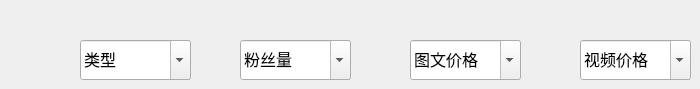
          <widget class="QWidget" name="page_fuzzySearch">
           <widget class="QComboBox" name="cbx_fans">
            <property name="geometry">
             <rect>
              <x>240</x>
              <y>40</y>
              <width>111</width>
              <height>40</height>
             </rect>
            </property>
            <property name="font">
             <font>
              <family>幼圆</family>
              <pointsize>12</pointsize>
             </font>
            </property>
            <property name="cursor">
             <cursorShape>PointingHandCursor</cursorShape>
            </property>
            <property name="editable">
             <bool>true</bool>
            </property>
            <property name="currentText">
             <string>粉丝量</string>
            </property>
           </widget>
           <widget class="QComboBox" name="cbx_kind">
            <property name="geometry">
             <rect>
              <x>80</x>
              <y>40</y>
              <width>111</width>
              <height>40</height>
             </rect>
            </property>
            <property name="font">
             <font>
              <family>幼圆</family>
              <pointsize>12</pointsize>
             </font>
            </property>
            <property name="cursor">
             <cursorShape>PointingHandCursor</cursorShape>
            </property>
            <property name="editable">
             <bool>true</bool>
            </property>
            <property name="currentText">
             <string>类型</string>
            </property>
           </widget>
           <widget class="QComboBox" name="cbx_noteprice">
            <property name="geometry">
             <rect>
              <x>410</x>
              <y>40</y>
              <width>111</width>
              <height>40</height>
             </rect>
            </property>
            <property name="font">
             <font>
              <family>幼圆</family>
              <pointsize>12</pointsize>
             </font>
            </property>
            <property name="cursor">
             <cursorShape>PointingHandCursor</cursorShape>
            </property>
            <property name="editable">
             <bool>true</bool>
            </property>
            <property name="currentText">
             <string>图文价格</string>
            </property>
           </widget>
           <widget class="QComboBox" name="cbx_vedioprice">
            <property name="geometry">
             <rect>
              <x>580</x>
              <y>40</y>
              <width>111</width>
              <height>40</height>
             </rect>
            </property>
            <property name="font">
             <font>
              <family>幼圆</family>
              <pointsize>12</pointsize>
             </font>
            </property>
            <property name="cursor">
             <cursorShape>PointingHandCursor</cursorShape>
            </property>
            <property name="editable">
             <bool>true</bool>
            </property>
            <property name="currentText">
             <string>视频价格</string>
            </property>
           </widget>
          </widget>
